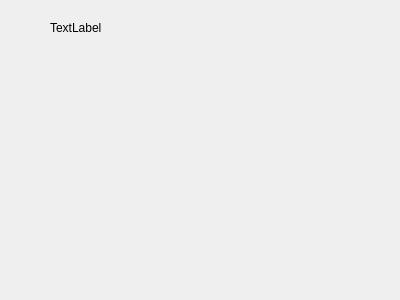
<?xml version="1.0" encoding="UTF-8"?>
<ui version="4.0">
 <class>LabelContainer</class>
 <widget class="QWidget" name="LabelContainer">
  <property name="geometry">
   <rect>
    <x>0</x>
    <y>0</y>
    <width>400</width>
    <height>300</height>
   </rect>
  </property>
  <property name="windowTitle">
   <string>Form</string>
  </property>
  <widget class="QLabel" name="label">
   <property name="geometry">
    <rect>
     <x>50</x>
     <y>20</y>
     <width>58</width>
     <height>16</height>
    </rect>
   </property>
   <property name="sizePolicy">
    <sizepolicy hsizetype="Preferred" vsizetype="Preferred">
     <horstretch>0</horstretch>
     <verstretch>0</verstretch>
    </sizepolicy>
   </property>
   <property name="text">
    <string>TextLabel</string>
   </property>
  </widget>
 </widget>
 <resources/>
 <connections/>
</ui>
